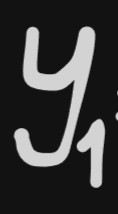
#> input picture Lab7/1.jpg, 118 x 214 px, found by its file name
$ python Lab7_1.py
#> lines starting #> are read from the running program, lines starting #| are printed output that depends on the picture; after the words box and inside, x2 and y2 are one past the last pixel; in counts of white or black regions, pixels touching at a corner belong together
import cv2 as cv
import numpy as np
from matplotlib import pyplot as plt

#https://docs.opencv.org/3.4/d9/d61/tutorial_py_morphological_ops.html

# === Загрузка изображения ===
img = cv.imread('Lab7/1.jpg', cv.IMREAD_GRAYSCALE)
#> img is the input picture: shape (214, 118); min 5, max 224, mean 56.8
assert img is not None, "Файл не найден."

# === 1. Бинаризация изображения ===
# Пороговое преобразование: всё, что >127, становится 255 (белое)
ret, thresh = cv.threshold(img, 127, 255, cv.THRESH_BINARY)
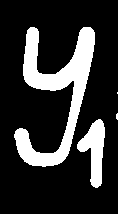
#> thresh: shape (214, 118); 19.8% white; 4 white regions (2 under 20 px), largest, box (x1, y1, x2, y2) and area: (14, 27, 95, 167) 3987, (77, 119, 105, 188) 996

# === 2. Создание структурирующего элемента (ядра) ===
# Ядро 5x5 заполняется единицами
kernel = np.ones((5, 5), np.uint8)

# === 3. Морфологические операции ===
erosion = cv.erode(thresh, kernel, iterations=1)       # Эрозия (сжимает белые области)
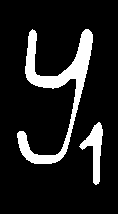
#> erosion: shape (214, 118); 12.6% white; 2 white regions, box (x1, y1, x2, y2) and area: (17, 29, 93, 164) 2579, (79, 122, 103, 185) 607
dilation = cv.dilate(thresh, kernel, iterations=1)     # Дилатация (расширяет белые области)
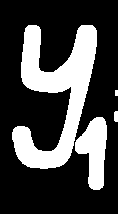
#> dilation: shape (214, 118); 27.3% white; 4 white regions (1 under 20 px), largest, box (x1, y1, x2, y2) and area: (12, 25, 97, 169) 5423, (75, 117, 107, 190) 1417, (114, 111, 118, 122) 42
opening = cv.morphologyEx(thresh, cv.MORPH_OPEN, kernel)  # Открытие (удаляет шум)
#> opening: shape (214, 118); 19.6% white; 2 white regions, box (x1, y1, x2, y2) and area: (15, 27, 95, 166) 3975, (77, 120, 105, 187) 987
closing = cv.morphologyEx(thresh, cv.MORPH_CLOSE, kernel) # Закрытие (заполняет дыры)
#> closing: shape (214, 118); 19.9% white; 4 white regions (2 under 20 px), largest, box (x1, y1, x2, y2) and area: (14, 27, 95, 167) 4003, (77, 119, 105, 188) 1005
gradient = cv.morphologyEx(thresh, cv.MORPH_GRADIENT, kernel)  # Контур
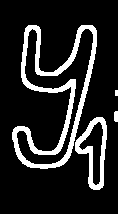
#> gradient: shape (214, 118); 14.7% white; 4 white regions (1 under 20 px), largest, box (x1, y1, x2, y2) and area: (12, 25, 97, 169) 2844, (75, 117, 107, 190) 810, (114, 111, 118, 122) 42
tophat = cv.morphologyEx(thresh, cv.MORPH_TOPHAT, kernel)      # Разница между изображением и открытием
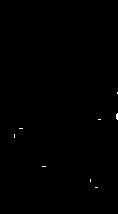
#> tophat: shape (214, 118); 0.14% white in thin lines or dots, all inside (x1, y1, x2, y2) = (14, 92, 118, 188)
blackhat = cv.morphologyEx(thresh, cv.MORPH_BLACKHAT, kernel)  # Разница между закрытием и изображением
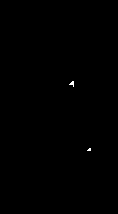
#> blackhat: shape (214, 118); 0.1% white in thin lines or dots, all inside (x1, y1, x2, y2) = (69, 81, 91, 151)

# === 4. Отображение результатов ===
titles = ['Original', 'Erosion', 'Dilation', 'Opening', 'Closing', 'Gradient', 'Top Hat', 'Black Hat']
images = [thresh, erosion, dilation, opening, closing, gradient, tophat, blackhat]

for i in range(8):
    plt.subplot(2, 4, i+1)
    plt.imshow(images[i], 'gray')
    plt.title(titles[i])
    plt.xticks([]), plt.yticks([])

plt.show()
